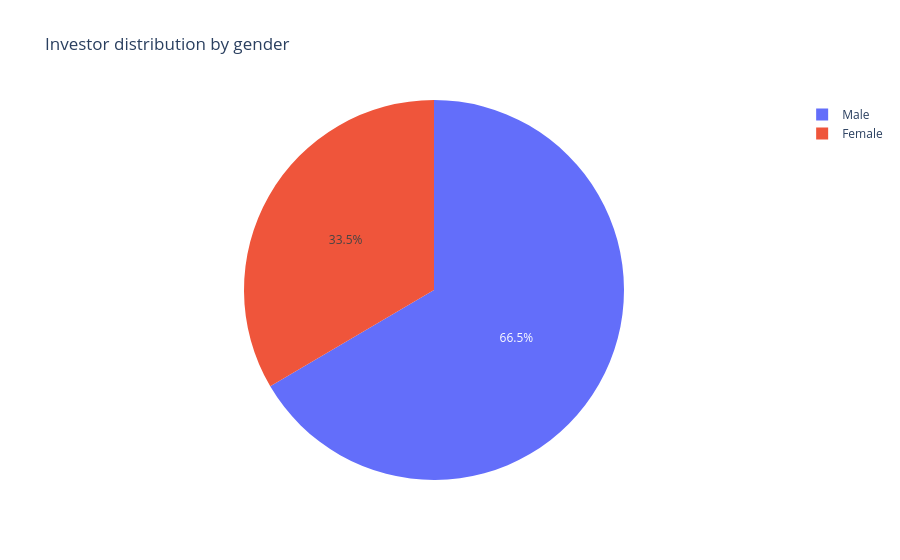

Notebook cell for this chart:
### Code cell
gender_counts = investor_df['gender'].value_counts()

fig = px.pie(
    values= gender_counts.values,
    names= gender_counts.index,
    title='Investor distribution by gender'
)
fig.show()

### Figure 1 — Plotly figure (JSON) as saved in the notebook; plotly's stock layout.template omitted (floating-point values rounded to 4 significant figures)
{"data": [{"domain": {"x": [0, 1], "y": [0, 1]}, "hovertemplate": "label=%{label}<br>value=%{value}<extra></extra>", "labels": ["Male", "Female"], "legendgroup": "", "name": "", "showlegend": true, "type": "pie", "values": [21809, 10969]}], "layout": {"legend": {"tracegroupgap": 0}, "title": {"text": "Investor distribution by gender"}}}
